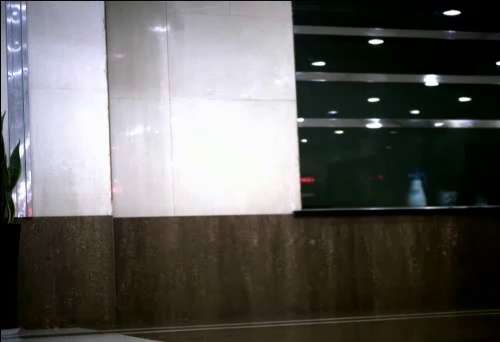
#> input picture tensorflow2.0/deep-sort-yolov4-low-confidence-track-filtering/long-focus.jpg, 500 x 342 px
$ python sift.py
#> lines starting #> are read from the running program, lines starting #| are printed output that depends on the picture
import numpy as np
import cv2 as cv
from matplotlib import pyplot as plt
MIN_MATCH_COUNT = 10
img1 = cv.imread('long-focus.jpg',0)  # queryImage
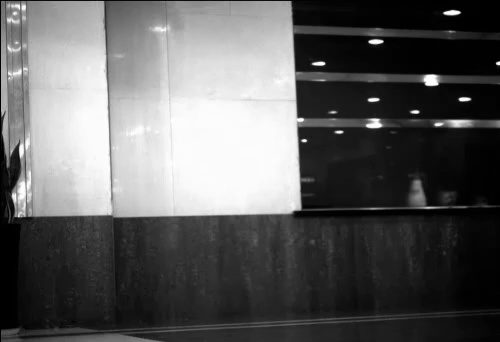
#> img1: shape (342, 500); min 0, max 255, mean 94.1
img2 = cv.imread('wide-angle.jpg',0) # trainImage
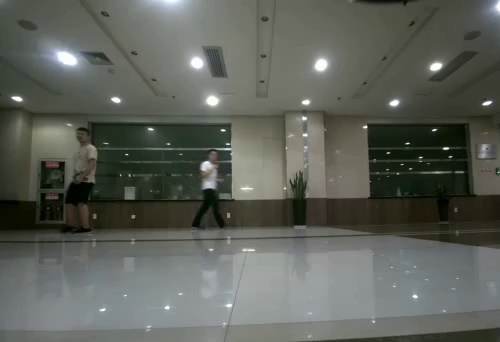
#> input picture tensorflow2.0/deep-sort-yolov4-low-confidence-track-filtering/wide-angle.jpg, 500 x 342 px
#> img2: shape (342, 500); min 0, max 255, mean 94.8
height,width = img2.shape
#> height = 342; width = 500
mask = np.zeros((height,width), np.uint8)
mask[130:230,300:420] = 255

# Initiate SIFT detector
sift = cv.xfeatures2d.SIFT_create()
# find the keypoints and descriptors with SIFT
kp1, des1 = sift.detectAndCompute(img1,None)
#> kp1 = 206 keypoints; strongest (x, y, size): (462, 99, 3.8), (416, 112, 3.2), (304, 140, 2.6), (322, 63, 3.5)
kp2, des2 = sift.detectAndCompute(img2,mask)
#> kp2 = 38 keypoints; strongest (x, y, size): (305, 135, 2.5), (306, 147, 1.8), (307, 196, 3.5), (301, 174, 2.5)
FLANN_INDEX_KDTREE = 1
index_params = dict(algorithm = FLANN_INDEX_KDTREE, trees = 5)
search_params = dict(checks = 50)
flann = cv.FlannBasedMatcher(index_params, search_params)
matches = flann.knnMatch(des1,des2,k=2)
#> matches = 206 matches

# Need to draw only good matches, so create a mask
matchesMask = [[0,0] for i in range(len(matches))]
#> matchesMask = 206 pairs, first value 0 to 0, second value 0 to 0
# ratio test as per Lowe's paper
for i,(m,n) in enumerate(matches):
    if m.distance < 0.7*n.distance:
        matchesMask[i]=[1,0]
#> after the loop, matchesMask = 206 pairs, first value 0 to 1, second value 0 to 0
draw_params = dict(matchColor = (0,255,0),
                   singlePointColor =None,
                   matchesMask = matchesMask,
                   flags = cv.DrawMatchesFlags_DEFAULT)
#> draw_params = 4 items
img3 = cv.drawMatchesKnn(img1,kp1,img2,kp2,matches,None,**draw_params)
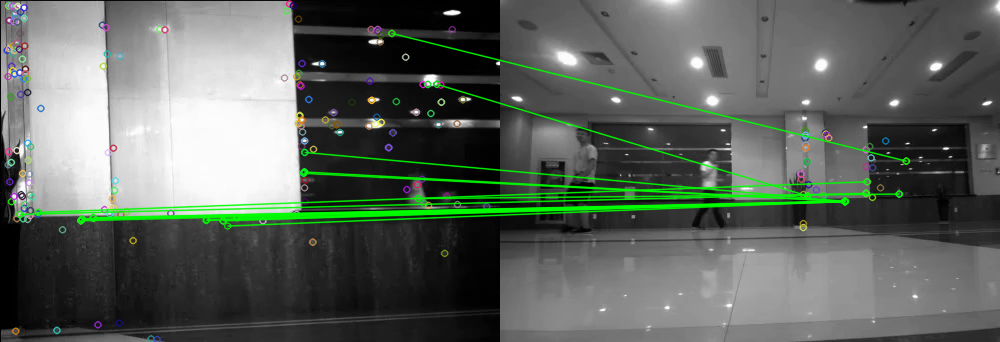
#> img3: shape (342, 1000, 3); mean of channels 0, 1, 2 92.8, 100.4, 92.8; drawn as B, G, R
plt.imshow(img3,),plt.show()
